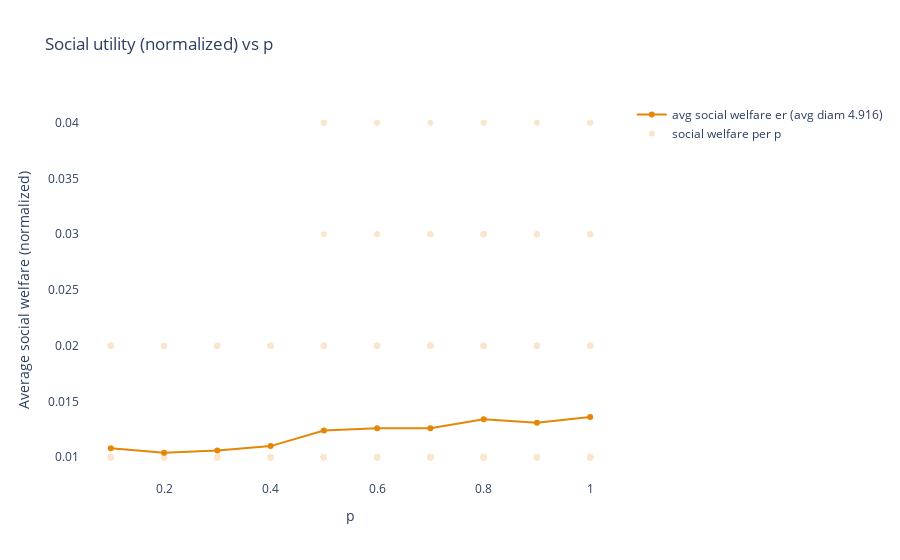

Source (notebook cell):
### Code cell
ModelCompPlotter()

### Figure 1 — Plotly figure (JSON) as saved in the notebook; plotly's stock layout.template omitted (floating-point values rounded to 4 significant figures; data arrays with more than 128 entries replaced by an {"elided": "..."} marker saying what was removed)
{"data": [{"hoverinfo": "skip", "marker": {"color": "rgb(229, 134, 6)"}, "mode": "lines+markers", "name": "avg social welfare er (avg diam 4.916)", "type": "scatter", "x": [1, 0.9, 0.8, 0.7, 0.6, 0.5, 0.4, 0.3, 0.2, 0.1], "y": [0.0136, 0.0131, 0.0134, 0.0126, 0.0126, 0.0124, 0.011, 0.0106, 0.0104, 0.0108]}, {"hoverinfo": "skip", "marker": {"color": "rgb(229, 134, 6)"}, "mode": "markers", "name": "social welfare per p", "opacity": 0.2, "type": "scatter", "x": {"elided": "1000 float values"}, "y": {"elided": "1000 float values"}}], "layout": {"plot_bgcolor": "rgba(0,0,0,0)", "showlegend": true, "title": {"text": "Social utility (normalized) vs p"}, "xaxis": {"title": {"text": "p"}}, "yaxis": {"title": {"text": "Average social welfare (normalized)"}}}}
